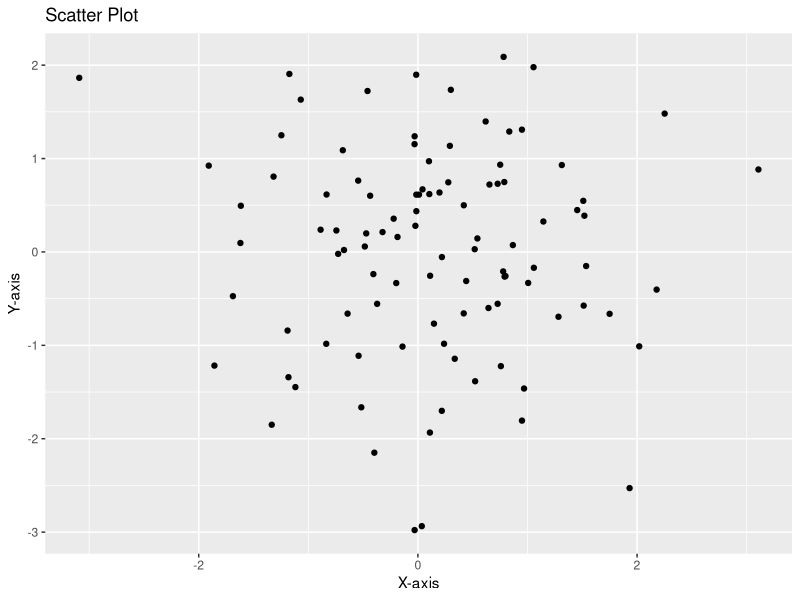

This chart was generated by the following R code:
install.packages("ggplot2")
library(ggplot2)

# 데이터 생성
df <- data.frame(x = rnorm(100), y = rnorm(100))

# 산점도 생성
ggplot(df, aes(x = x, y = y)) +
  geom_point() +
  labs(title = "Scatter Plot", x = "X-axis", y = "Y-axis")
